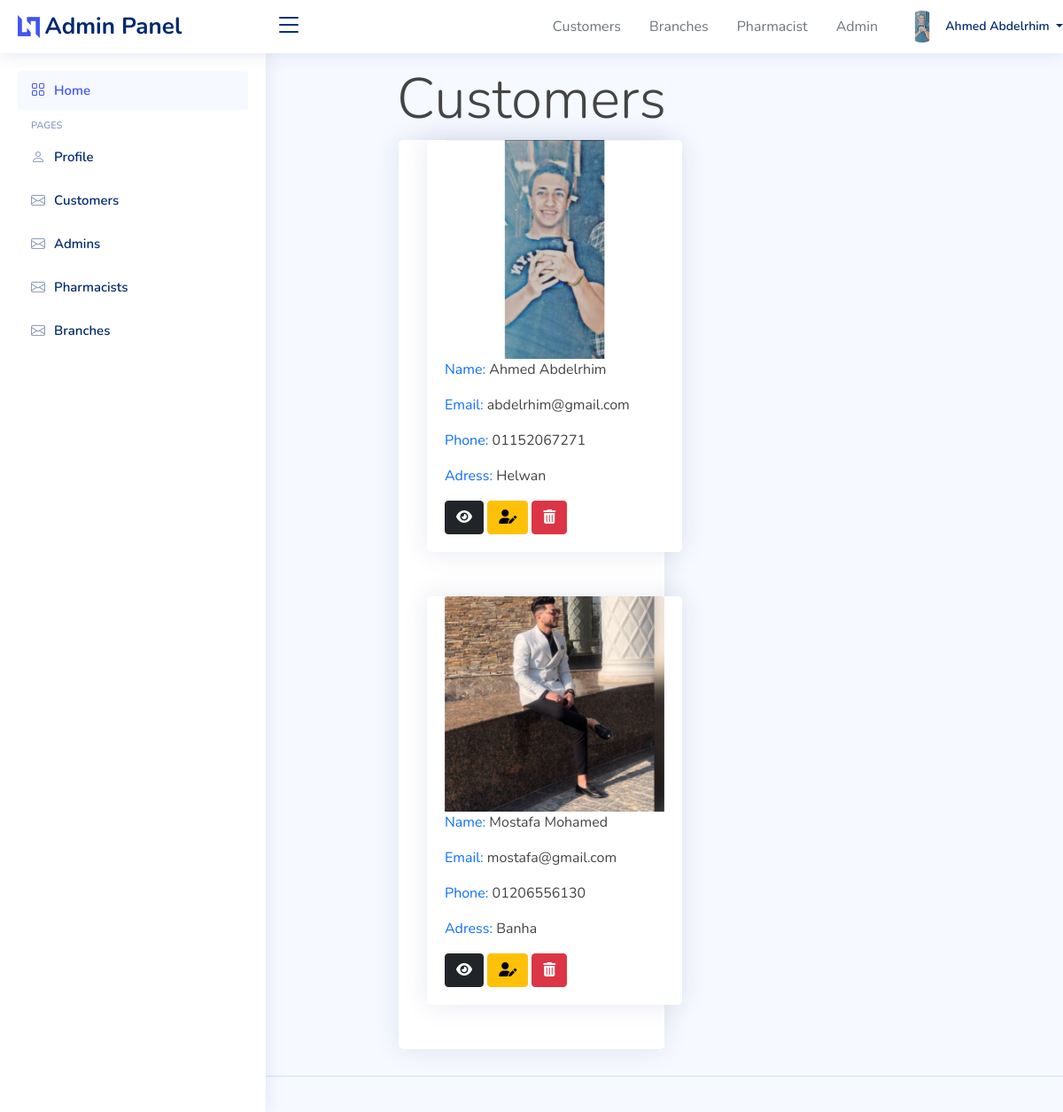
The page /adminPanel/admin/list-customers.php (signed in) on the database its author committed.
### tables this page shows
CREATE TABLE `customers` (
  `customer_id` int(15) NOT NULL,
  `name` varchar(50) NOT NULL,
  `email` varchar(100) NOT NULL,
  `phone` int(11) NOT NULL,
  `address` varchar(50) NOT NULL,
  `password` varchar(255) NOT NULL,
  `image` varchar(255) NOT NULL
);

### adminPanel/admin/list-customers.php (the view, shortened to what this page needs)
<?php
include "../general/env.php";
include "../shared/head.php";
include "../shared/header.php";
include "../shared/side.php";
$select = "SELECT * FROM `customers`";
$sel = mysqli_query($connect, $select);
?>
<p class="text-center display-5"> Customers </p>
<h1 class="text-center display-3"> Customers </h1>
<div class="container col-md-6 ">
    <div class="row">
        <div class="card  mx-auto col-6">
            <?php foreach ($sel as $data) { ?>
                <div class="card-body">
                    <div class="card mx-auto " style="width: 18rem;">
                        <div class="card-body">
                            <img src="../../Images/<?php echo $data['image'] ?>" class="card-img-top">
                            <p class="card-text"><span class="text-primary "> Name:</span> <?php echo $data['name'] ?> </p>
                            <p class="card-text"><span class="text-primary "> Email:</span> <?php echo $data['email'] ?></p>
                            <p class="card-text"> <span class="text-primary"> Phone:</span> 0<?php echo $data['phone'] ?></p>
                            <p class="card-text"><span class="text-primary "> Adress: </span> <?php echo $data['address'] ?></p>
                            <a class="btn btn-dark"> <i class="fa-solid fa-eye"></i> </a>
                            <a class="btn btn-warning"> <i class="fa-solid fa-user-pen"></i> </a>
                            <a class="btn btn-danger" onclick="return confirm('Are You Sure ?')"><i class="fa-solid fa-trash-can"></i> </a>
                        </div>
                    </div>
                </div>
            <?php } ?>
        </div>
    </div>
</div>
<?php
include "../shared/footer.php";
include "../shared/script.php";
?>

### adminPanel/shared/head.php (shortened to what this page needs)
<!DOCTYPE html>
<html lang="en">
<head>
    <link rel="stylesheet" href="https://cdnjs.cloudflare.com/ajax/libs/font-awesome/6.1.1/css/all.min.css" />
    <link href="/pharmacy/adminPanel/assets/vendor/bootstrap/css/bootstrap.min.css" rel="stylesheet">
    <link href="/pharmacy/adminPanel/assets/vendor/bootstrap-icons/bootstrap-icons.css" rel="stylesheet">
    <link href="/pharmacy/adminPanel/assets/vendor/boxicons/css/boxicons.min.css" rel="stylesheet">
    <link href="/pharmacy/adminPanel/assets/vendor/quill/quill.snow.css" rel="stylesheet">
    <link href="/pharmacy/adminPanel/assets/vendor/quill/quill.bubble.css" rel="stylesheet">
    <link href="/pharmacy/adminPanel/assets/vendor/remixicon/remixicon.css" rel="stylesheet">
    <link href="/pharmacy/adminPanel/assets/vendor/simple-datatables/style.css" rel="stylesheet">
    <link rel="stylesheet" href="/pharmacy/adminPanel/assets/css/all.min.css">
    <link href="/pharmacy/adminPanel/assets/css/style.css" rel="stylesheet">
    <link href="/pharmacy/adminPanel/assets/css/all-style.css" rel="stylesheet">
</head>
<body>

### adminPanel/shared/header.php (shortened to what this page needs)
<header id="header" class="header fixed-top d-flex align-items-center">
    <div class="d-flex align-items-center justify-content-between">
        <a href="/pharmacy/adminPanel/index.php" class="logo d-flex align-items-center">
            <img src="/pharmacy/adminPanel/assets/img/logo.png" alt="">
            <span class="d-none d-lg-block">Admin Panel</span>
        </a>
        <i class="bi bi-list toggle-sidebar-btn"></i>
    </div>
    <nav class="header-nav ms-auto">
        <ul class="d-flex align-items-center">
            <li class="nav-item dropdown pe-3">
                <?php if (isset($_SESSION['adminEmail'])) { ?>
            <li class="nav-item">
                <a class="nav-link" href="/pharmacy/adminPanel/admin/list-customers.php">Customers</a>
            </li>
        <?php } ?>
        <?php if (isset($_SESSION['adminEmail'])) { ?>
            <li class="nav-item">
                <a class="nav-link" href="/pharmacy/adminPanel/admin/add-branches.php">Branches</a>
            </li>
        <?php } ?>
        <?php if (isset($_SESSION['adminEmail'])) { ?>
            <li class="nav-item">
                <a class="nav-link" href="/pharmacy/adminPanel/admin/add-pharmacist.php">Pharmacist</a>
            </li>
        <?php } ?>
        <?php if (isset($_SESSION['adminEmail'])) { ?>
            <li class="nav-item">
                <a class="nav-link" href="/pharmacy/adminPanel/admin/add-admin.php">Admin </a>
            </li>
        <?php } ?>
        <a class="nav-link nav-profile d-flex align-items-center pe-0" href="#" data-bs-toggle="dropdown">
            <img src="/pharmacy/Images/<?php if (isset($_SESSION['adminEmail'])) {echo $_SESSION['adminImage'];
            } else {echo $_SESSION['pharImage'];} ?>" alt="Profile" class="rounded-circle">
            <span class="d-none d-md-block dropdown-toggle ps-2"><?php if(isset($_SESSION['adminEmail'])) {
                echo $_SESSION['adminName'];
            } else {
                echo $_SESSION['pharName'];
            }?>
            </span>
        </a>
        </li>
        </ul>
    </nav>
</header>

### adminPanel/shared/side.php
<aside id="sidebar" class="sidebar">
    <ul class="sidebar-nav" id="sidebar-nav">
        <li class="nav-item">
            <a class="nav-link " href="/pharmacy/adminPanel/index.php">
                <i class="bi bi-grid"></i>
                <span>Home</span>
            </a>
        </li>
        <li class="nav-heading">Pages</li>
        <li class="nav-item">
            <a class="nav-link collapsed" href="/pharmacy/adminPanel/admin/users-profile.php">
                <i class="bi bi-person"></i>
                <span>Profile</span>
            </a>
        </li>
        <li class="nav-item">
            <a class="nav-link collapsed" href="/pharmacy/adminPanel/admin/list-customers.php">
                <i class="bi bi-envelope"></i>
                <span>Customers</span>
            </a>
        </li>
        <li class="nav-item">
            <a class="nav-link collapsed" href="/pharmacy/adminPanel/admin/add-admin.php">
                <i class="bi bi-envelope"></i>
                <span>Admins</span>
            </a>
        </li>
        <li class="nav-item">
            <a class="nav-link collapsed" href="/pharmacy/adminPanel/admin/add-pharmacist.php">
                <i class="bi bi-envelope"></i>
                <span>Pharmacists</span>
            </a>
        </li>
        <li class="nav-item">
            <a class="nav-link collapsed" href="/pharmacy/adminPanel/admin/add-branches.php">
                <i class="bi bi-envelope"></i>
                <span>Branches</span>
            </a>
        </li>
    </ul>
</aside>

### adminPanel/shared/footer.php
<footer id="footer" class="footer">
</footer>

### adminPanel/shared/script.php (shortened to what this page needs)
</body>
</html>

### adminPanel/assets/css/style.css (style rules this page uses)
:root { scroll-behavior: smooth; }
body { font-family: "Open Sans", sans-serif; background: #f6f9ff; color: #444444; }
a { color: #4154f1; text-decoration: none; }
h1, h2, h3, h4, h5, h6 { font-family: "Nunito", sans-serif; }
.card { margin-bottom: 30px; border: none; border-radius: 5px; box-shadow: 0px 0 30px rgba(1, 41, 112, 0.1); }
.card-body { padding: 0 20px 20px 20px; }
.logo { line-height: 1; }
@media (min-width: 1200px) { .logo { width: 280px; } }
.logo img { max-height: 26px; margin-right: 6px; }
.logo span { font-size: 26px; font-weight: 700; color: #012970; font-family: "Nunito", sans-serif; }
.header { transition: all 0.5s; z-index: 997; height: 60px; box-shadow: 0px 2px 20px rgba(1, 41, 112, 0.1); background-color: #fff; padding-left: 20px; }
.header .toggle-sidebar-btn { font-size: 32px; padding-left: 10px; cursor: pointer; color: #012970; }
.header-nav ul { list-style: none; }
.header-nav>ul { margin: 0; padding: 0; }
.nav-link { display: block; padding: 0.5rem 1rem; color: #6c757d; text-decoration: none; transition: color .15s ease-in-out,background-color .15s ease-in-out,border-color .15s ease-in-out; }
.header-nav .nav-profile { color: #012970; }
.header-nav .nav-profile img { max-height: 36px; }
.header-nav .nav-profile span { font-size: 14px; font-weight: 600; }
.sidebar { position: fixed; top: 60px; left: 0; bottom: 0; width: 300px; z-index: 996; transition: all 0.3s; padding: 20px; overflow-y: auto; scrollbar-width: thin; scrollbar-color: #aab7cf transparent; box-shadow: 0px 0px 20px rgba(1, 41, 112, 0.1); background-color: #fff; }
@media (min-width: 1200px) { #main, #footer { margin-left: 300px; } }
.sidebar-nav { padding: 0; margin: 0; list-style: none; }
.sidebar-nav li { padding: 0; margin: 0; list-style: none; }
.sidebar-nav .nav-item { margin-bottom: 5px; }
.sidebar-nav .nav-heading { font-size: 11px; text-transform: uppercase; color: #899bbd; font-weight: 600; margin: 10px 0 5px 15px; }
.sidebar-nav .nav-link { display: flex; align-items: center; font-size: 15px; font-weight: 600; color: #4154f1; transition: 0.3; background: #f6f9ff; padding: 10px 15px; border-radius: 4px; }
.sidebar-nav .nav-link i { font-size: 16px; margin-right: 10px; color: #4154f1; }
.sidebar-nav .nav-link.collapsed { color: #012970; background: #fff; }
.sidebar-nav .nav-link.collapsed i { color: #899bbd; }
.d-flex { display: flex!important; }
.footer { padding: 20px 0; font-size: 14px; transition: all 0.3s; border-top: 1px solid #cddfff; }

### adminPanel/assets/css/all-style.css (style rules this page uses)
body { font-family: 'Nunito', sans-serif; }

### rows shown on the page
customers: image (picture), name "Ahmed Abdelrhim", email "abdelrhim@gmail.com", phone "1152067271", address "Helwan"
customers: image (picture), name "Mostafa Mohamed", email "mostafa@gmail.com", phone "1206556130", address "Banha"

### other values the page prints
$_SESSION['adminName'] "Ahmed Abdelrhim"
